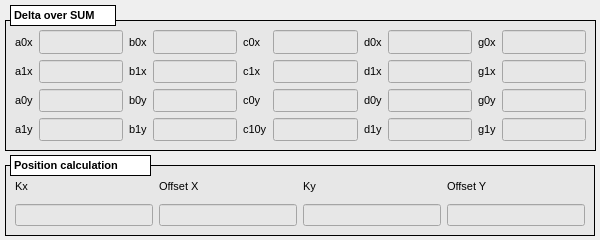
<?xml version="1.0" encoding="UTF-8"?>
<ui version="4.0">
 <class>MainWindow</class>
 <widget class="QMainWindow" name="MainWindow">
  <property name="geometry">
   <rect>
    <x>0</x>
    <y>0</y>
    <width>600</width>
    <height>240</height>
   </rect>
  </property>
  <property name="windowTitle">
   <string>MainWindow</string>
  </property>
  <property name="Title" stdset="0">
   <string>$(DEVICE): delta over SUM</string>
  </property>
  <widget class="QWidget" name="centralwidget">
   <widget class="caFrame" name="caframe_3">
    <property name="geometry">
     <rect>
      <x>5</x>
      <y>20</y>
      <width>591</width>
      <height>131</height>
     </rect>
    </property>
    <property name="font">
     <font>
      <pointsize>8</pointsize>
     </font>
    </property>
    <property name="styleSheet">
     <string notr="true">background-color: rgb(231, 231, 231);</string>
    </property>
    <property name="frameShape">
     <enum>QFrame::Box</enum>
    </property>
    <property name="frameShadow">
     <enum>QFrame::Plain</enum>
    </property>
    <property name="lineWidth">
     <number>1</number>
    </property>
    <property name="midLineWidth">
     <number>1</number>
    </property>
    <property name="background">
     <color>
      <red>0</red>
      <green>0</green>
      <blue>0</blue>
     </color>
    </property>
    <property name="backgroundMode">
     <enum>caFrame::Filled</enum>
    </property>
    <layout class="QGridLayout" name="gridLayout">
     <item row="0" column="0">
      <widget class="QLabel" name="label_28">
       <property name="font">
        <font>
         <pointsize>8</pointsize>
        </font>
       </property>
       <property name="text">
        <string>a0x</string>
       </property>
      </widget>
     </item>
     <item row="0" column="1">
      <widget class="caTextEntry" name="catextentry_14">
       <property name="sizePolicy">
        <sizepolicy hsizetype="Expanding" vsizetype="MinimumExpanding">
         <horstretch>0</horstretch>
         <verstretch>0</verstretch>
        </sizepolicy>
       </property>
       <property name="font">
        <font>
         <family>Monospace</family>
         <pointsize>12</pointsize>
        </font>
       </property>
       <property name="alignment">
        <set>Qt::AlignRight|Qt::AlignTrailing|Qt::AlignVCenter</set>
       </property>
       <property name="channel" stdset="0">
        <string notr="true">$(DEVICE):dsp:a0x</string>
       </property>
       <property name="background">
        <color>
         <red>255</red>
         <green>255</green>
         <blue>255</blue>
        </color>
       </property>
       <property name="colorMode">
        <enum>caLineEdit::Static</enum>
       </property>
       <property name="fontScaleMode">
        <enum>caLineEdit::WidthAndHeight</enum>
       </property>
      </widget>
     </item>
     <item row="0" column="2">
      <widget class="QLabel" name="label_46">
       <property name="font">
        <font>
         <pointsize>8</pointsize>
        </font>
       </property>
       <property name="text">
        <string>b0x</string>
       </property>
      </widget>
     </item>
     <item row="0" column="3">
      <widget class="caTextEntry" name="catextentry_20">
       <property name="sizePolicy">
        <sizepolicy hsizetype="Expanding" vsizetype="MinimumExpanding">
         <horstretch>0</horstretch>
         <verstretch>0</verstretch>
        </sizepolicy>
       </property>
       <property name="font">
        <font>
         <family>Monospace</family>
         <pointsize>12</pointsize>
        </font>
       </property>
       <property name="alignment">
        <set>Qt::AlignRight|Qt::AlignTrailing|Qt::AlignVCenter</set>
       </property>
       <property name="channel" stdset="0">
        <string notr="true">$(DEVICE):dsp:b0x</string>
       </property>
       <property name="background">
        <color>
         <red>255</red>
         <green>255</green>
         <blue>255</blue>
        </color>
       </property>
       <property name="colorMode">
        <enum>caLineEdit::Static</enum>
       </property>
      </widget>
     </item>
     <item row="0" column="4">
      <widget class="QLabel" name="label_49">
       <property name="font">
        <font>
         <pointsize>8</pointsize>
        </font>
       </property>
       <property name="text">
        <string>c0x</string>
       </property>
      </widget>
     </item>
     <item row="0" column="5">
      <widget class="caTextEntry" name="catextentry_22">
       <property name="sizePolicy">
        <sizepolicy hsizetype="Expanding" vsizetype="MinimumExpanding">
         <horstretch>0</horstretch>
         <verstretch>0</verstretch>
        </sizepolicy>
       </property>
       <property name="font">
        <font>
         <family>Monospace</family>
         <pointsize>12</pointsize>
        </font>
       </property>
       <property name="alignment">
        <set>Qt::AlignRight|Qt::AlignTrailing|Qt::AlignVCenter</set>
       </property>
       <property name="channel" stdset="0">
        <string notr="true">$(DEVICE):dsp:c0x</string>
       </property>
       <property name="background">
        <color>
         <red>255</red>
         <green>255</green>
         <blue>255</blue>
        </color>
       </property>
       <property name="colorMode">
        <enum>caLineEdit::Static</enum>
       </property>
      </widget>
     </item>
     <item row="0" column="6">
      <widget class="QLabel" name="label_53">
       <property name="font">
        <font>
         <pointsize>8</pointsize>
        </font>
       </property>
       <property name="text">
        <string>d0x</string>
       </property>
      </widget>
     </item>
     <item row="0" column="7">
      <widget class="caTextEntry" name="catextentry_29">
       <property name="sizePolicy">
        <sizepolicy hsizetype="Expanding" vsizetype="MinimumExpanding">
         <horstretch>0</horstretch>
         <verstretch>0</verstretch>
        </sizepolicy>
       </property>
       <property name="font">
        <font>
         <family>Monospace</family>
         <pointsize>12</pointsize>
        </font>
       </property>
       <property name="alignment">
        <set>Qt::AlignRight|Qt::AlignTrailing|Qt::AlignVCenter</set>
       </property>
       <property name="channel" stdset="0">
        <string notr="true">$(DEVICE):dsp:d0x</string>
       </property>
       <property name="background">
        <color>
         <red>255</red>
         <green>255</green>
         <blue>255</blue>
        </color>
       </property>
       <property name="colorMode">
        <enum>caLineEdit::Static</enum>
       </property>
      </widget>
     </item>
     <item row="0" column="8">
      <widget class="QLabel" name="label_57">
       <property name="font">
        <font>
         <pointsize>8</pointsize>
        </font>
       </property>
       <property name="text">
        <string>g0x</string>
       </property>
      </widget>
     </item>
     <item row="0" column="9">
      <widget class="caTextEntry" name="catextentry_33">
       <property name="sizePolicy">
        <sizepolicy hsizetype="Expanding" vsizetype="MinimumExpanding">
         <horstretch>0</horstretch>
         <verstretch>0</verstretch>
        </sizepolicy>
       </property>
       <property name="font">
        <font>
         <family>Monospace</family>
         <pointsize>12</pointsize>
        </font>
       </property>
       <property name="alignment">
        <set>Qt::AlignRight|Qt::AlignTrailing|Qt::AlignVCenter</set>
       </property>
       <property name="channel" stdset="0">
        <string notr="true">$(DEVICE):dsp:g0x</string>
       </property>
       <property name="background">
        <color>
         <red>255</red>
         <green>255</green>
         <blue>255</blue>
        </color>
       </property>
       <property name="colorMode">
        <enum>caLineEdit::Static</enum>
       </property>
      </widget>
     </item>
     <item row="1" column="0">
      <widget class="QLabel" name="label_31">
       <property name="font">
        <font>
         <pointsize>8</pointsize>
        </font>
       </property>
       <property name="text">
        <string>a1x</string>
       </property>
      </widget>
     </item>
     <item row="1" column="1">
      <widget class="caTextEntry" name="catextentry_15">
       <property name="sizePolicy">
        <sizepolicy hsizetype="Expanding" vsizetype="MinimumExpanding">
         <horstretch>0</horstretch>
         <verstretch>0</verstretch>
        </sizepolicy>
       </property>
       <property name="font">
        <font>
         <family>Monospace</family>
         <pointsize>11</pointsize>
        </font>
       </property>
       <property name="alignment">
        <set>Qt::AlignRight|Qt::AlignTrailing|Qt::AlignVCenter</set>
       </property>
       <property name="channel" stdset="0">
        <string notr="true">$(DEVICE):dsp:a1x</string>
       </property>
       <property name="background">
        <color>
         <red>255</red>
         <green>255</green>
         <blue>255</blue>
        </color>
       </property>
       <property name="colorMode">
        <enum>caLineEdit::Static</enum>
       </property>
       <property name="fontScaleMode">
        <enum>caLineEdit::WidthAndHeight</enum>
       </property>
      </widget>
     </item>
     <item row="1" column="2">
      <widget class="QLabel" name="label_44">
       <property name="font">
        <font>
         <pointsize>8</pointsize>
        </font>
       </property>
       <property name="text">
        <string>b1x</string>
       </property>
      </widget>
     </item>
     <item row="1" column="3">
      <widget class="caTextEntry" name="catextentry_18">
       <property name="sizePolicy">
        <sizepolicy hsizetype="Expanding" vsizetype="MinimumExpanding">
         <horstretch>0</horstretch>
         <verstretch>0</verstretch>
        </sizepolicy>
       </property>
       <property name="font">
        <font>
         <family>Monospace</family>
         <pointsize>11</pointsize>
        </font>
       </property>
       <property name="alignment">
        <set>Qt::AlignRight|Qt::AlignTrailing|Qt::AlignVCenter</set>
       </property>
       <property name="channel" stdset="0">
        <string notr="true">$(DEVICE):dsp:b1x</string>
       </property>
       <property name="background">
        <color>
         <red>255</red>
         <green>255</green>
         <blue>255</blue>
        </color>
       </property>
       <property name="colorMode">
        <enum>caLineEdit::Static</enum>
       </property>
      </widget>
     </item>
     <item row="1" column="4">
      <widget class="QLabel" name="label_48">
       <property name="font">
        <font>
         <pointsize>8</pointsize>
        </font>
       </property>
       <property name="text">
        <string>c1x</string>
       </property>
      </widget>
     </item>
     <item row="1" column="5">
      <widget class="caTextEntry" name="catextentry_25">
       <property name="sizePolicy">
        <sizepolicy hsizetype="Expanding" vsizetype="MinimumExpanding">
         <horstretch>0</horstretch>
         <verstretch>0</verstretch>
        </sizepolicy>
       </property>
       <property name="font">
        <font>
         <family>Monospace</family>
         <pointsize>11</pointsize>
        </font>
       </property>
       <property name="alignment">
        <set>Qt::AlignRight|Qt::AlignTrailing|Qt::AlignVCenter</set>
       </property>
       <property name="channel" stdset="0">
        <string notr="true">$(DEVICE):dsp:c1x</string>
       </property>
       <property name="background">
        <color>
         <red>255</red>
         <green>255</green>
         <blue>255</blue>
        </color>
       </property>
       <property name="colorMode">
        <enum>caLineEdit::Static</enum>
       </property>
      </widget>
     </item>
     <item row="1" column="6">
      <widget class="QLabel" name="label_55">
       <property name="font">
        <font>
         <pointsize>8</pointsize>
        </font>
       </property>
       <property name="text">
        <string>d1x</string>
       </property>
      </widget>
     </item>
     <item row="1" column="7">
      <widget class="caTextEntry" name="catextentry_27">
       <property name="sizePolicy">
        <sizepolicy hsizetype="Expanding" vsizetype="MinimumExpanding">
         <horstretch>0</horstretch>
         <verstretch>0</verstretch>
        </sizepolicy>
       </property>
       <property name="font">
        <font>
         <family>Monospace</family>
         <pointsize>11</pointsize>
        </font>
       </property>
       <property name="alignment">
        <set>Qt::AlignRight|Qt::AlignTrailing|Qt::AlignVCenter</set>
       </property>
       <property name="channel" stdset="0">
        <string notr="true">$(DEVICE):dsp:d1x</string>
       </property>
       <property name="background">
        <color>
         <red>255</red>
         <green>255</green>
         <blue>255</blue>
        </color>
       </property>
       <property name="colorMode">
        <enum>caLineEdit::Static</enum>
       </property>
      </widget>
     </item>
     <item row="1" column="8">
      <widget class="QLabel" name="label_59">
       <property name="font">
        <font>
         <pointsize>8</pointsize>
        </font>
       </property>
       <property name="text">
        <string>g1x</string>
       </property>
      </widget>
     </item>
     <item row="1" column="9">
      <widget class="caTextEntry" name="catextentry_31">
       <property name="sizePolicy">
        <sizepolicy hsizetype="Expanding" vsizetype="MinimumExpanding">
         <horstretch>0</horstretch>
         <verstretch>0</verstretch>
        </sizepolicy>
       </property>
       <property name="font">
        <font>
         <family>Monospace</family>
         <pointsize>11</pointsize>
        </font>
       </property>
       <property name="alignment">
        <set>Qt::AlignRight|Qt::AlignTrailing|Qt::AlignVCenter</set>
       </property>
       <property name="channel" stdset="0">
        <string notr="true">$(DEVICE):dsp:g1x</string>
       </property>
       <property name="background">
        <color>
         <red>255</red>
         <green>255</green>
         <blue>255</blue>
        </color>
       </property>
       <property name="colorMode">
        <enum>caLineEdit::Static</enum>
       </property>
      </widget>
     </item>
     <item row="2" column="0">
      <widget class="QLabel" name="label_41">
       <property name="font">
        <font>
         <pointsize>8</pointsize>
        </font>
       </property>
       <property name="text">
        <string>a0y</string>
       </property>
      </widget>
     </item>
     <item row="2" column="1">
      <widget class="caTextEntry" name="catextentry_17">
       <property name="sizePolicy">
        <sizepolicy hsizetype="Expanding" vsizetype="MinimumExpanding">
         <horstretch>0</horstretch>
         <verstretch>0</verstretch>
        </sizepolicy>
       </property>
       <property name="font">
        <font>
         <family>Monospace</family>
         <pointsize>12</pointsize>
        </font>
       </property>
       <property name="alignment">
        <set>Qt::AlignRight|Qt::AlignTrailing|Qt::AlignVCenter</set>
       </property>
       <property name="channel" stdset="0">
        <string notr="true">$(DEVICE):dsp:a0y</string>
       </property>
       <property name="background">
        <color>
         <red>255</red>
         <green>255</green>
         <blue>255</blue>
        </color>
       </property>
       <property name="colorMode">
        <enum>caLineEdit::Static</enum>
       </property>
       <property name="fontScaleMode">
        <enum>caLineEdit::WidthAndHeight</enum>
       </property>
      </widget>
     </item>
     <item row="2" column="2">
      <widget class="QLabel" name="label_47">
       <property name="font">
        <font>
         <pointsize>8</pointsize>
        </font>
       </property>
       <property name="text">
        <string>b0y</string>
       </property>
      </widget>
     </item>
     <item row="2" column="3">
      <widget class="caTextEntry" name="catextentry_19">
       <property name="sizePolicy">
        <sizepolicy hsizetype="Expanding" vsizetype="MinimumExpanding">
         <horstretch>0</horstretch>
         <verstretch>0</verstretch>
        </sizepolicy>
       </property>
       <property name="font">
        <font>
         <family>Monospace</family>
         <pointsize>12</pointsize>
        </font>
       </property>
       <property name="alignment">
        <set>Qt::AlignRight|Qt::AlignTrailing|Qt::AlignVCenter</set>
       </property>
       <property name="channel" stdset="0">
        <string notr="true">$(DEVICE):dsp:b0y</string>
       </property>
       <property name="background">
        <color>
         <red>255</red>
         <green>255</green>
         <blue>255</blue>
        </color>
       </property>
       <property name="colorMode">
        <enum>caLineEdit::Static</enum>
       </property>
      </widget>
     </item>
     <item row="2" column="4">
      <widget class="QLabel" name="label_50">
       <property name="font">
        <font>
         <pointsize>8</pointsize>
        </font>
       </property>
       <property name="text">
        <string>c0y</string>
       </property>
      </widget>
     </item>
     <item row="2" column="5">
      <widget class="caTextEntry" name="catextentry_23">
       <property name="sizePolicy">
        <sizepolicy hsizetype="Expanding" vsizetype="MinimumExpanding">
         <horstretch>0</horstretch>
         <verstretch>0</verstretch>
        </sizepolicy>
       </property>
       <property name="font">
        <font>
         <family>Monospace</family>
         <pointsize>12</pointsize>
        </font>
       </property>
       <property name="alignment">
        <set>Qt::AlignRight|Qt::AlignTrailing|Qt::AlignVCenter</set>
       </property>
       <property name="channel" stdset="0">
        <string notr="true">$(DEVICE):dsp:c0y</string>
       </property>
       <property name="background">
        <color>
         <red>255</red>
         <green>255</green>
         <blue>255</blue>
        </color>
       </property>
       <property name="colorMode">
        <enum>caLineEdit::Static</enum>
       </property>
      </widget>
     </item>
     <item row="2" column="6">
      <widget class="QLabel" name="label_54">
       <property name="font">
        <font>
         <pointsize>8</pointsize>
        </font>
       </property>
       <property name="text">
        <string>d0y</string>
       </property>
      </widget>
     </item>
     <item row="2" column="7">
      <widget class="caTextEntry" name="catextentry_28">
       <property name="sizePolicy">
        <sizepolicy hsizetype="Expanding" vsizetype="MinimumExpanding">
         <horstretch>0</horstretch>
         <verstretch>0</verstretch>
        </sizepolicy>
       </property>
       <property name="font">
        <font>
         <family>Monospace</family>
         <pointsize>12</pointsize>
        </font>
       </property>
       <property name="alignment">
        <set>Qt::AlignRight|Qt::AlignTrailing|Qt::AlignVCenter</set>
       </property>
       <property name="channel" stdset="0">
        <string notr="true">$(DEVICE):dsp:d0y</string>
       </property>
       <property name="background">
        <color>
         <red>255</red>
         <green>255</green>
         <blue>255</blue>
        </color>
       </property>
       <property name="colorMode">
        <enum>caLineEdit::Static</enum>
       </property>
      </widget>
     </item>
     <item row="2" column="8">
      <widget class="QLabel" name="label_58">
       <property name="font">
        <font>
         <pointsize>8</pointsize>
        </font>
       </property>
       <property name="text">
        <string>g0y</string>
       </property>
      </widget>
     </item>
     <item row="2" column="9">
      <widget class="caTextEntry" name="catextentry_32">
       <property name="sizePolicy">
        <sizepolicy hsizetype="Expanding" vsizetype="MinimumExpanding">
         <horstretch>0</horstretch>
         <verstretch>0</verstretch>
        </sizepolicy>
       </property>
       <property name="font">
        <font>
         <family>Monospace</family>
         <pointsize>12</pointsize>
        </font>
       </property>
       <property name="alignment">
        <set>Qt::AlignRight|Qt::AlignTrailing|Qt::AlignVCenter</set>
       </property>
       <property name="channel" stdset="0">
        <string notr="true">$(DEVICE):dsp:g0y</string>
       </property>
       <property name="background">
        <color>
         <red>255</red>
         <green>255</green>
         <blue>255</blue>
        </color>
       </property>
       <property name="colorMode">
        <enum>caLineEdit::Static</enum>
       </property>
      </widget>
     </item>
     <item row="3" column="0">
      <widget class="QLabel" name="label_35">
       <property name="font">
        <font>
         <pointsize>8</pointsize>
        </font>
       </property>
       <property name="text">
        <string>a1y</string>
       </property>
      </widget>
     </item>
     <item row="3" column="1">
      <widget class="caTextEntry" name="catextentry_16">
       <property name="sizePolicy">
        <sizepolicy hsizetype="Expanding" vsizetype="MinimumExpanding">
         <horstretch>0</horstretch>
         <verstretch>0</verstretch>
        </sizepolicy>
       </property>
       <property name="font">
        <font>
         <family>Monospace</family>
         <pointsize>11</pointsize>
        </font>
       </property>
       <property name="alignment">
        <set>Qt::AlignRight|Qt::AlignTrailing|Qt::AlignVCenter</set>
       </property>
       <property name="channel" stdset="0">
        <string notr="true">$(DEVICE):dsp:a1y</string>
       </property>
       <property name="background">
        <color>
         <red>255</red>
         <green>255</green>
         <blue>255</blue>
        </color>
       </property>
       <property name="colorMode">
        <enum>caLineEdit::Static</enum>
       </property>
       <property name="fontScaleMode">
        <enum>caLineEdit::WidthAndHeight</enum>
       </property>
      </widget>
     </item>
     <item row="3" column="2">
      <widget class="QLabel" name="label_45">
       <property name="font">
        <font>
         <pointsize>8</pointsize>
        </font>
       </property>
       <property name="text">
        <string>b1y</string>
       </property>
      </widget>
     </item>
     <item row="3" column="3">
      <widget class="caTextEntry" name="catextentry_21">
       <property name="sizePolicy">
        <sizepolicy hsizetype="Expanding" vsizetype="MinimumExpanding">
         <horstretch>0</horstretch>
         <verstretch>0</verstretch>
        </sizepolicy>
       </property>
       <property name="font">
        <font>
         <family>Monospace</family>
         <pointsize>11</pointsize>
        </font>
       </property>
       <property name="alignment">
        <set>Qt::AlignRight|Qt::AlignTrailing|Qt::AlignVCenter</set>
       </property>
       <property name="channel" stdset="0">
        <string notr="true">$(DEVICE):dsp:b1y</string>
       </property>
       <property name="background">
        <color>
         <red>255</red>
         <green>255</green>
         <blue>255</blue>
        </color>
       </property>
       <property name="colorMode">
        <enum>caLineEdit::Static</enum>
       </property>
      </widget>
     </item>
     <item row="3" column="4">
      <widget class="QLabel" name="label_51">
       <property name="font">
        <font>
         <pointsize>8</pointsize>
        </font>
       </property>
       <property name="text">
        <string>c10y</string>
       </property>
      </widget>
     </item>
     <item row="3" column="5">
      <widget class="caTextEntry" name="catextentry_24">
       <property name="sizePolicy">
        <sizepolicy hsizetype="Expanding" vsizetype="MinimumExpanding">
         <horstretch>0</horstretch>
         <verstretch>0</verstretch>
        </sizepolicy>
       </property>
       <property name="font">
        <font>
         <family>Monospace</family>
         <pointsize>11</pointsize>
        </font>
       </property>
       <property name="alignment">
        <set>Qt::AlignRight|Qt::AlignTrailing|Qt::AlignVCenter</set>
       </property>
       <property name="channel" stdset="0">
        <string notr="true">$(DEVICE):dsp:c1y</string>
       </property>
       <property name="background">
        <color>
         <red>255</red>
         <green>255</green>
         <blue>255</blue>
        </color>
       </property>
       <property name="colorMode">
        <enum>caLineEdit::Static</enum>
       </property>
      </widget>
     </item>
     <item row="3" column="6">
      <widget class="QLabel" name="label_52">
       <property name="font">
        <font>
         <pointsize>8</pointsize>
        </font>
       </property>
       <property name="text">
        <string>d1y</string>
       </property>
      </widget>
     </item>
     <item row="3" column="7">
      <widget class="caTextEntry" name="catextentry_26">
       <property name="sizePolicy">
        <sizepolicy hsizetype="Expanding" vsizetype="MinimumExpanding">
         <horstretch>0</horstretch>
         <verstretch>0</verstretch>
        </sizepolicy>
       </property>
       <property name="font">
        <font>
         <family>Monospace</family>
         <pointsize>11</pointsize>
        </font>
       </property>
       <property name="alignment">
        <set>Qt::AlignRight|Qt::AlignTrailing|Qt::AlignVCenter</set>
       </property>
       <property name="channel" stdset="0">
        <string notr="true">$(DEVICE):dsp:d1y</string>
       </property>
       <property name="background">
        <color>
         <red>255</red>
         <green>255</green>
         <blue>255</blue>
        </color>
       </property>
       <property name="colorMode">
        <enum>caLineEdit::Static</enum>
       </property>
      </widget>
     </item>
     <item row="3" column="8">
      <widget class="QLabel" name="label_56">
       <property name="font">
        <font>
         <pointsize>8</pointsize>
        </font>
       </property>
       <property name="text">
        <string>g1y</string>
       </property>
      </widget>
     </item>
     <item row="3" column="9">
      <widget class="caTextEntry" name="catextentry_30">
       <property name="sizePolicy">
        <sizepolicy hsizetype="Expanding" vsizetype="MinimumExpanding">
         <horstretch>0</horstretch>
         <verstretch>0</verstretch>
        </sizepolicy>
       </property>
       <property name="font">
        <font>
         <family>Monospace</family>
         <pointsize>11</pointsize>
        </font>
       </property>
       <property name="alignment">
        <set>Qt::AlignRight|Qt::AlignTrailing|Qt::AlignVCenter</set>
       </property>
       <property name="channel" stdset="0">
        <string notr="true">$(DEVICE):dsp:g1y</string>
       </property>
       <property name="background">
        <color>
         <red>255</red>
         <green>255</green>
         <blue>255</blue>
        </color>
       </property>
       <property name="colorMode">
        <enum>caLineEdit::Static</enum>
       </property>
      </widget>
     </item>
    </layout>
   </widget>
   <widget class="QLabel" name="label_25">
    <property name="geometry">
     <rect>
      <x>10</x>
      <y>5</y>
      <width>106</width>
      <height>21</height>
     </rect>
    </property>
    <property name="font">
     <font>
      <pointsize>8</pointsize>
      <weight>75</weight>
      <bold>true</bold>
     </font>
    </property>
    <property name="styleSheet">
     <string notr="true">background-color: rgb(255, 255, 255);</string>
    </property>
    <property name="frameShape">
     <enum>QFrame::Box</enum>
    </property>
    <property name="text">
     <string>Delta over SUM</string>
    </property>
   </widget>
   <widget class="caFrame" name="caframe_5">
    <property name="geometry">
     <rect>
      <x>5</x>
      <y>165</y>
      <width>590</width>
      <height>71</height>
     </rect>
    </property>
    <property name="font">
     <font>
      <pointsize>8</pointsize>
     </font>
    </property>
    <property name="styleSheet">
     <string notr="true">background-color: rgb(231, 231, 231);</string>
    </property>
    <property name="frameShape">
     <enum>QFrame::Box</enum>
    </property>
    <property name="frameShadow">
     <enum>QFrame::Plain</enum>
    </property>
    <property name="lineWidth">
     <number>1</number>
    </property>
    <property name="midLineWidth">
     <number>1</number>
    </property>
    <property name="background">
     <color>
      <red>0</red>
      <green>0</green>
      <blue>0</blue>
     </color>
    </property>
    <property name="backgroundMode">
     <enum>caFrame::Filled</enum>
    </property>
    <layout class="QGridLayout" name="gridLayout_2">
     <item row="0" column="0">
      <widget class="QLabel" name="label_63">
       <property name="font">
        <font>
         <pointsize>8</pointsize>
        </font>
       </property>
       <property name="text">
        <string>Kx</string>
       </property>
      </widget>
     </item>
     <item row="0" column="1">
      <widget class="QLabel" name="label_60">
       <property name="font">
        <font>
         <pointsize>8</pointsize>
        </font>
       </property>
       <property name="text">
        <string>Offset X</string>
       </property>
      </widget>
     </item>
     <item row="0" column="2">
      <widget class="QLabel" name="label_64">
       <property name="font">
        <font>
         <pointsize>8</pointsize>
        </font>
       </property>
       <property name="text">
        <string>Ky</string>
       </property>
      </widget>
     </item>
     <item row="0" column="3">
      <widget class="QLabel" name="label_61">
       <property name="font">
        <font>
         <pointsize>8</pointsize>
        </font>
       </property>
       <property name="text">
        <string>Offset Y</string>
       </property>
      </widget>
     </item>
     <item row="1" column="0">
      <widget class="caTextEntry" name="catextentry_34">
       <property name="font">
        <font>
         <family>Monospace</family>
         <pointsize>9</pointsize>
        </font>
       </property>
       <property name="alignment">
        <set>Qt::AlignRight|Qt::AlignTrailing|Qt::AlignVCenter</set>
       </property>
       <property name="channel" stdset="0">
        <string notr="true">$(DEVICE):dsp:kx</string>
       </property>
       <property name="background">
        <color>
         <red>255</red>
         <green>255</green>
         <blue>255</blue>
        </color>
       </property>
       <property name="colorMode">
        <enum>caLineEdit::Static</enum>
       </property>
       <property name="fontScaleMode">
        <enum>caLineEdit::None</enum>
       </property>
      </widget>
     </item>
     <item row="1" column="1">
      <widget class="caTextEntry" name="catextentry_37">
       <property name="font">
        <font>
         <family>Monospace</family>
         <pointsize>9</pointsize>
        </font>
       </property>
       <property name="alignment">
        <set>Qt::AlignRight|Qt::AlignTrailing|Qt::AlignVCenter</set>
       </property>
       <property name="channel" stdset="0">
        <string notr="true">$(DEVICE):dsp:off_x</string>
       </property>
       <property name="foreground">
        <color>
         <red>255</red>
         <green>255</green>
         <blue>255</blue>
        </color>
       </property>
       <property name="colorMode">
        <enum>caLineEdit::Static</enum>
       </property>
       <property name="fontScaleMode">
        <enum>caLineEdit::None</enum>
       </property>
      </widget>
     </item>
     <item row="1" column="2">
      <widget class="caTextEntry" name="catextentry_41">
       <property name="font">
        <font>
         <family>Monospace</family>
         <pointsize>9</pointsize>
        </font>
       </property>
       <property name="alignment">
        <set>Qt::AlignRight|Qt::AlignTrailing|Qt::AlignVCenter</set>
       </property>
       <property name="channel" stdset="0">
        <string notr="true">$(DEVICE):dsp:ky</string>
       </property>
       <property name="background">
        <color>
         <red>255</red>
         <green>255</green>
         <blue>255</blue>
        </color>
       </property>
       <property name="colorMode">
        <enum>caLineEdit::Static</enum>
       </property>
       <property name="fontScaleMode">
        <enum>caLineEdit::None</enum>
       </property>
      </widget>
     </item>
     <item row="1" column="3">
      <widget class="caTextEntry" name="catextentry_40">
       <property name="font">
        <font>
         <family>Monospace</family>
         <pointsize>9</pointsize>
        </font>
       </property>
       <property name="alignment">
        <set>Qt::AlignRight|Qt::AlignTrailing|Qt::AlignVCenter</set>
       </property>
       <property name="channel" stdset="0">
        <string notr="true">$(DEVICE):dsp:off_y</string>
       </property>
       <property name="foreground">
        <color>
         <red>255</red>
         <green>255</green>
         <blue>255</blue>
        </color>
       </property>
       <property name="colorMode">
        <enum>caLineEdit::Static</enum>
       </property>
       <property name="fontScaleMode">
        <enum>caLineEdit::None</enum>
       </property>
      </widget>
     </item>
    </layout>
   </widget>
   <widget class="QLabel" name="label_26">
    <property name="geometry">
     <rect>
      <x>10</x>
      <y>155</y>
      <width>141</width>
      <height>21</height>
     </rect>
    </property>
    <property name="font">
     <font>
      <pointsize>8</pointsize>
      <weight>75</weight>
      <bold>true</bold>
     </font>
    </property>
    <property name="styleSheet">
     <string notr="true">background-color: rgb(255, 255, 255);</string>
    </property>
    <property name="frameShape">
     <enum>QFrame::Box</enum>
    </property>
    <property name="text">
     <string>Position calculation</string>
    </property>
   </widget>
  </widget>
 </widget>
 <customwidgets>
  <customwidget>
   <class>caTextEntry</class>
   <extends>caLineEdit</extends>
   <header>caTextEntry</header>
  </customwidget>
  <customwidget>
   <class>caFrame</class>
   <extends>QFrame</extends>
   <header>caFrame</header>
   <container>1</container>
  </customwidget>
  <customwidget>
   <class>caLineEdit</class>
   <extends>QLineEdit</extends>
   <header>caLineEdit</header>
  </customwidget>
 </customwidgets>
 <resources/>
 <connections/>
</ui>
